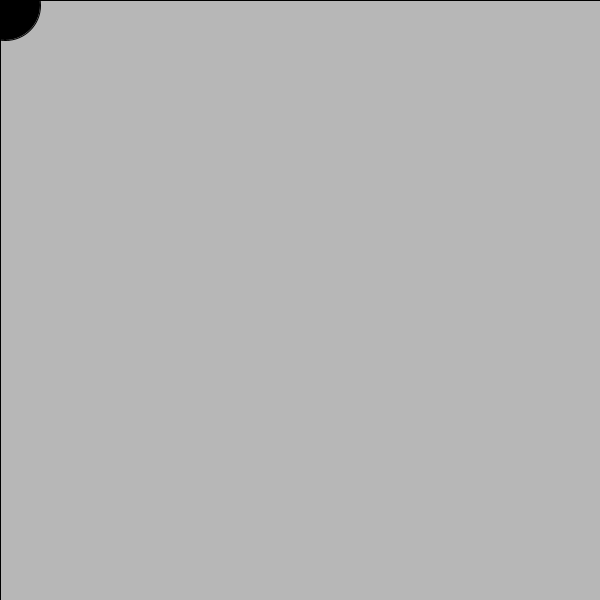
Frame 1 (no input)
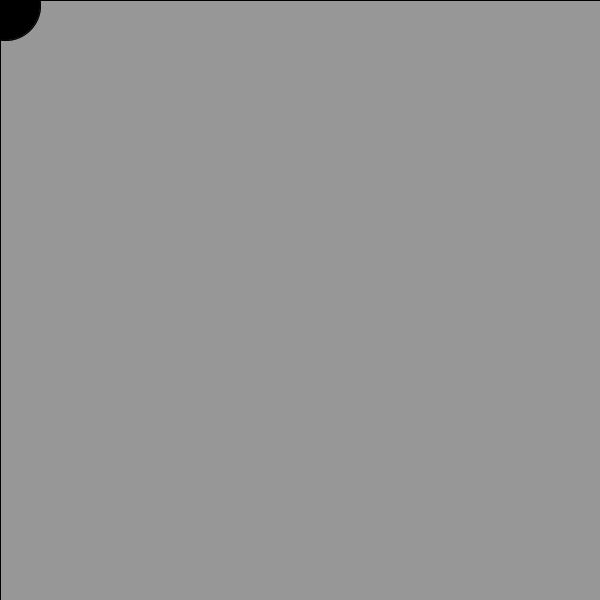
Frame 60 (the mouse pressed at the canvas centre just before this capture)
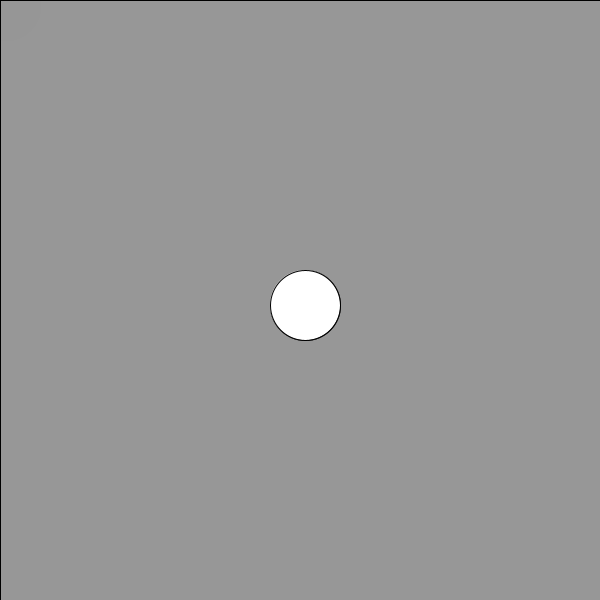
Frame 120 (the mouse held since frame 60 and released just before this capture)

The Processing sketch that drew these frames (run headless with seeded random() and noise(); from frame 60 on, the mouse is pressed at the canvas centre):

// Processing sketch: processing_77750
// ── processing_77750.pde

void setup() {
  
  size(600, 600);
  smooth();
}

void draw() {
  fill(150,100);
  rect(0, 0, 600, 600);
  translate(5, 5);
  fill(0);
  if (mousePressed) {
    fill(255); }
  ellipse(mouseX, mouseY, 70, 70);
}



    
